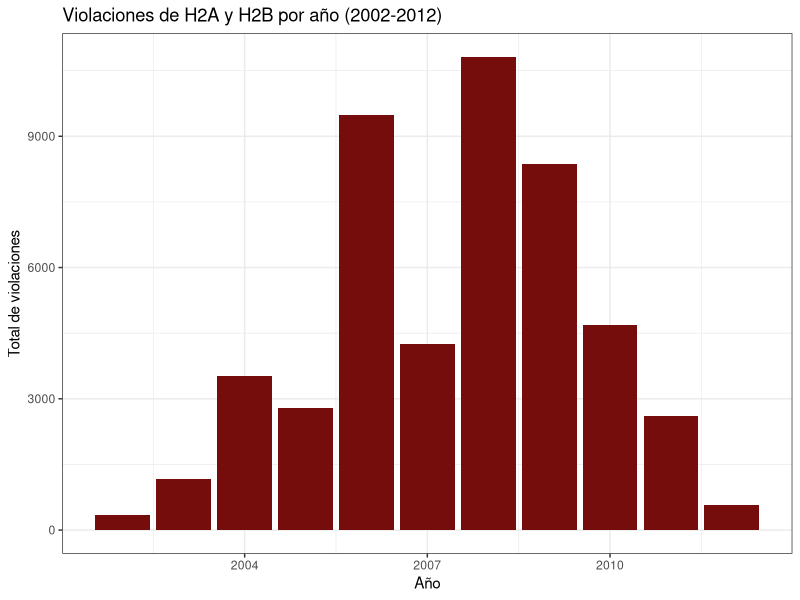

Recreate this plot in R.
# setwd(/path/to/temporales/scripts)

require(ggplot2)
violations <- read.csv("../datos/violations.csv")
violations$TOTAL_VIOL_CNT <- violations$h2a_violtn_cnt + violations$h2b_violtn_cnt

get_year_total <- function(year)
{
  year_data <- subset(violations, year.filed == year)
  total <- sum(year_data$TOTAL_VIOL_CNT)
  return(data.frame(year, total))
}

years <- 2002:2012
totals_by_year <- do.call(rbind, lapply(years, get_year_total))
png("../img/chart.png", width=700)
dodgewidth <- position_dodge(width=0.9)
p <- ggplot(data=totals_by_year, aes(year, total))
p + theme_bw() + geom_bar(stat="identity", fill="#750d0d") +
  labs(x="Año", y="Total de violaciones", title="Violaciones de H2A y H2B por año (2002-2012)")
dev.off()

# TODO programatically add bar labels